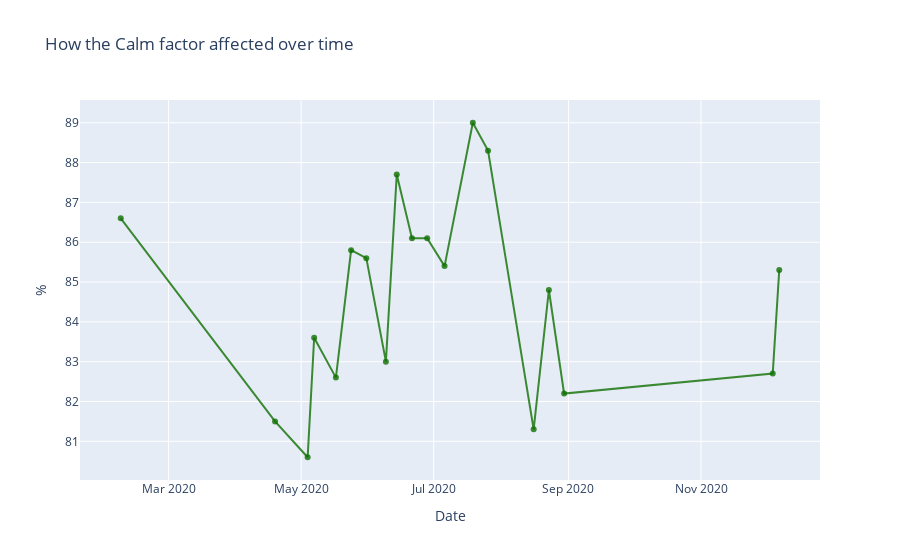

Notebook source saved alongside this figure:
### Code cell
plot = go.Scatter(
    x=df_Mental['parameter'], y=df_Mental["value"], mode="lines+markers",name='Calmness',showlegend=False, marker = dict(color = 'rgba(16, 112, 2, 0.8)'))
data = [plot]
layout = dict(title = 'How the Calm factor affected over time',
              xaxis= dict(title= 'Date',ticklen= 5,zeroline= False),yaxis= dict(title= '%',ticklen= 5,zeroline= False)
             )
fig = dict(data = data, layout = layout)
iplot(fig)

### Figure 1 — Plotly figure (JSON) as saved in the notebook; plotly's stock layout.template omitted (floating-point values rounded to 4 significant figures)
{"data": [{"marker": {"color": "rgba(16, 112, 2, 0.8)"}, "mode": "lines+markers", "name": "Calmness", "showlegend": false, "type": "scatter", "x": ["2020-02-08T00:00:00", "2020-04-19T00:00:00", "2020-05-04T00:00:00", "2020-05-07T00:00:00", "2020-05-17T00:00:00", "2020-05-24T00:00:00", "2020-05-31T00:00:00", "2020-06-09T00:00:00", "2020-06-14T00:00:00", "2020-06-21T00:00:00", "2020-06-28T00:00:00", "2020-07-06T00:00:00", "2020-07-19T00:00:00", "2020-07-26T00:00:00", "2020-08-16T00:00:00", "2020-08-23T00:00:00", "2020-08-30T00:00:00", "2020-12-04T00:00:00", "2020-12-07T00:00:00"], "y": [86.6, 81.5, 80.6, 83.6, 82.6, 85.8, 85.6, 83, 87.7, 86.1, 86.1, 85.4, 89, 88.3, 81.3, 84.8, 82.2, 82.7, 85.3]}], "layout": {"title": {"text": "How the Calm factor affected over time"}, "xaxis": {"ticklen": 5, "title": {"text": "Date"}, "zeroline": false}, "yaxis": {"ticklen": 5, "title": {"text": "%"}, "zeroline": false}}}
